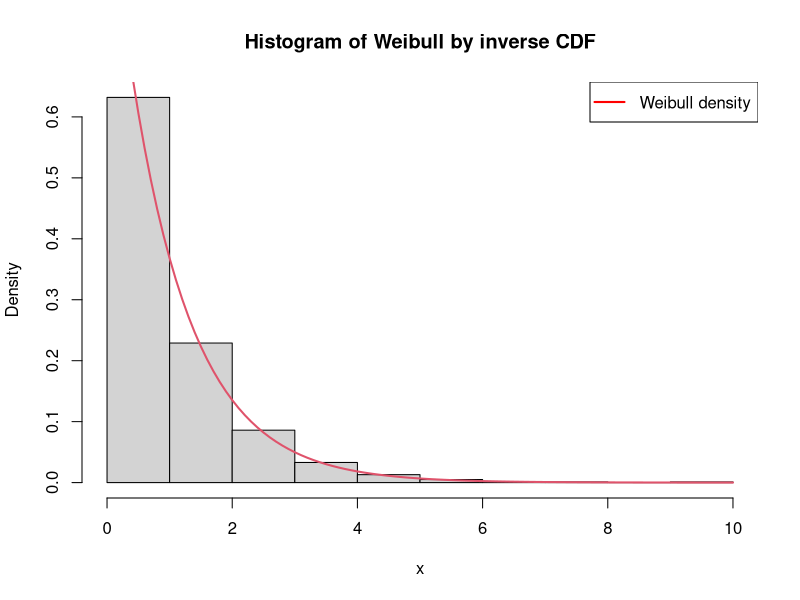
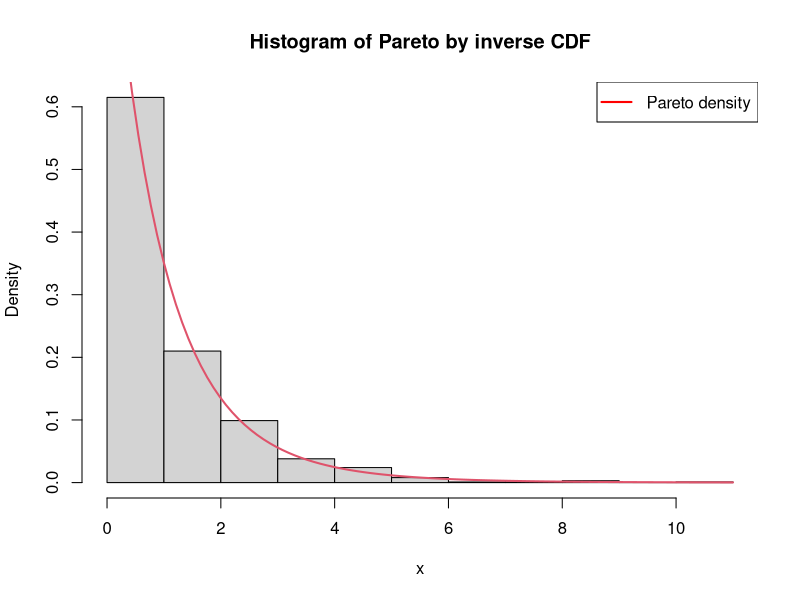
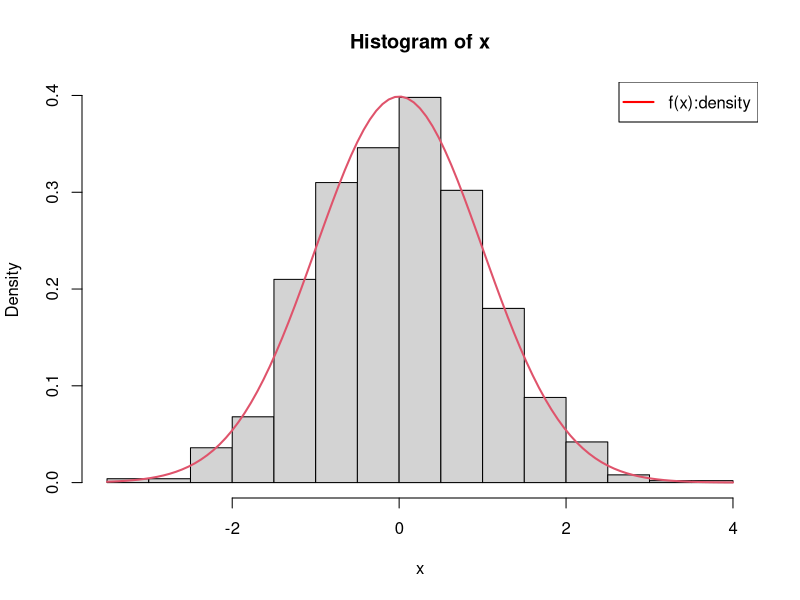
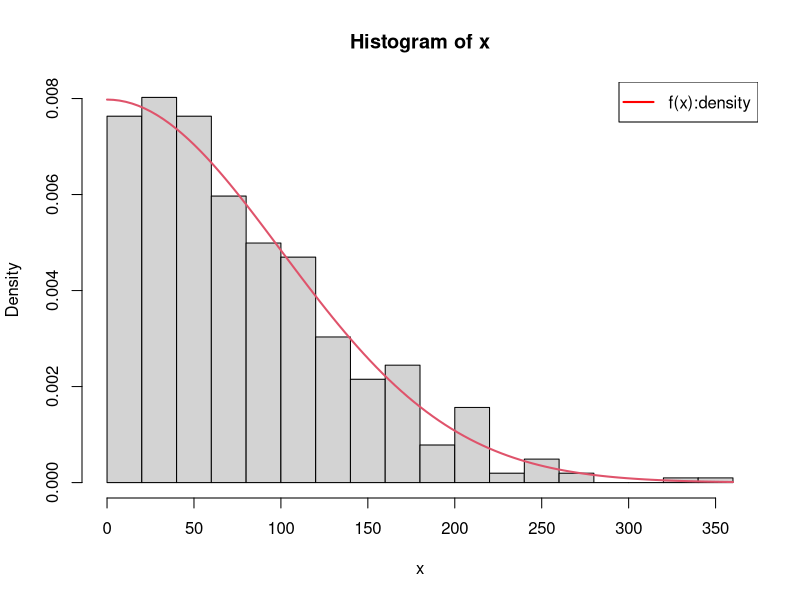
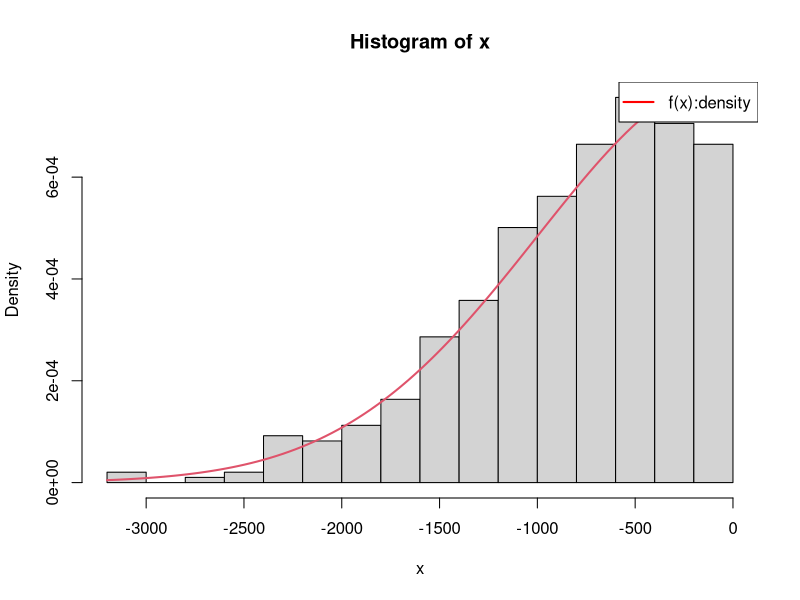
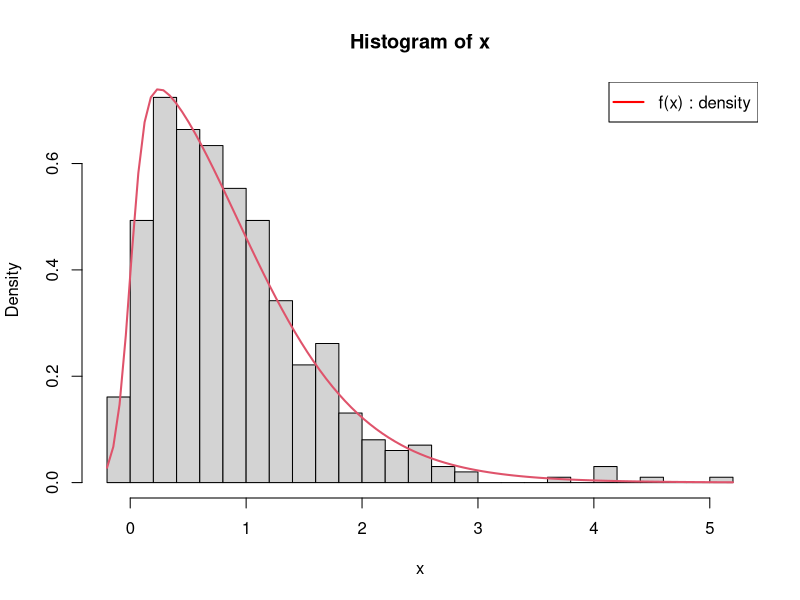
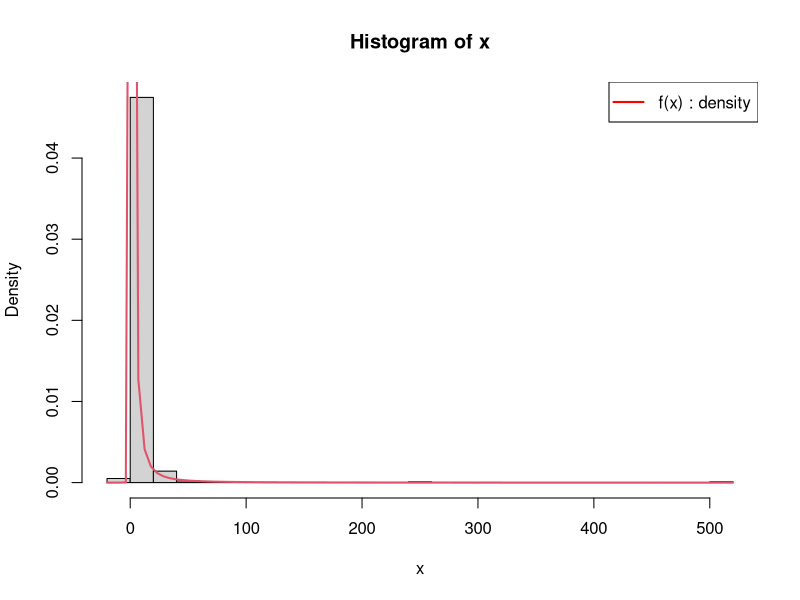
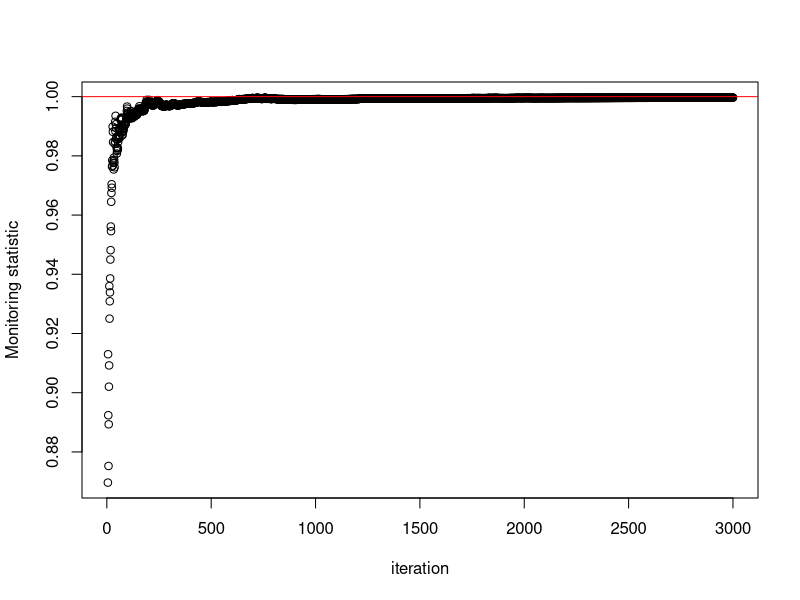

The R script that drew these images, in order:
## ---- chunk 1
knitr::opts_chunk$set(echo = TRUE)
library(knitr)
## ---- chunk 2
Weibull <- function(n,scale,shape){
  x <- c()
  set.seed(1)
  for(i in 1:n){
    x[i] <- scale*(log(1/(1-runif(1))))^(1/shape)
  }
  hist(x,freq = F,
       main="Histogram of Weibull by inverse CDF")
  curve(dweibull(x,shape,scale),col=2, lwd=2, add=T)
  legend("topright",legend = c("Weibull density"),
       col=c("red"), lty=c(1), pch=c(-1), lwd=2)
  table <- data.frame("efficiency(empirical)" = length(x)/n,
                    "efficiency(theoretical)" = 1)
  return(kable(table,row.names = F))
}
## ---- chunk 3
Weibull(1000,1,1)
## ---- chunk 4
pareto <- function(n,scale,shape){
  x <- c()
  set.seed(2)
  for(i in 1:n){
    x[i] <- scale*(1/(1-runif(1))^(1/shape)-1)
  }
  f = function(x,scale,shape){
    y <- c()
    for(i in 1:length(x)){
      y[i] <- shape/(scale*(1+x[i]/scale)^(shape+1))
    }
    return(y)
  }
  hist(x,freq = F,
       main="Histogram of Pareto by inverse CDF")
  curve(f(x,scale,shape), col=2, lwd=2, add=T)
  legend("topright",legend = c("Pareto density"),
       col=c("red"), lty=c(1), pch=c(-1), lwd=2)
  table <- data.frame("efficiency(empirical)" = length(x)/n,
                    "efficiency(theoretical)" = 1)
  return(kable(table,row.names = F))
}
## ---- chunk 5
pareto(1000,10,10)
## ---- chunk 6
rej_3 <- function(n,r){
  M = function(r){
    z = 0 
    if (r >=1){ z = 2*r^2/(1+r^2)}
    else { z = 2/(1+r^2)}
    return(z)
  }
  f = function(x,r){
    y = c()
    for (i in 1:length(x)){
      if (x[i] <0) {y[i] <- 2/(1+r^2)*dnorm(x[i],mean = 0,sd = 1/r)}
      else{y[i] <- 2*r^2/(1+r^2)*dnorm(x[i],mean = 0,sd = r)}
    }
    return(y)
  }
  g = function(x,r){
    y <- c()
    if (r >=1){y <- dnorm(x,mean = 0,sd = r)}
    else{y <- dnorm(x,mean = 0,sd = 1/r)}
    return(y)
  }
  set.seed(3)
  y <-c()
  if (r >= 1){y <- rnorm(n,mean = 0,sd = r)}
  else{y <- rnorm(n,mean = 0,sd = 1/r)}
  u <- runif(n,0,1)
  x = y[u <= f(y,r)/(M(r)*g(y,r))]
  hist(x, 20, probability=T)
  curve(f(x,r), col=2, lwd=2, add=T)
  legend("topright",legend = c("f(x):density"),
       col=c("red"), lty=c(1), pch=c(-1), lwd=2)
  table <- data.frame("efficiency(empirical)" = length(x)/n,
                      "efficiency(theoretical)" = 1/M(r))
  return(kable(table,row.names = F))
}
## ---- chunk 7
rej_3(1000,1)
## ---- chunk 8
rej_3(1000,100)
## ---- chunk 9
rej_3(1000,0.001)
## ---- chunk 10
rej_4 <- function(n,alpha,v){
  M=2
  f = function(x,alpha,v){
    y = c()
    for(i in 1:length(x)){
      y[i] <- 2*dt(x[i],df = v)*pt(alpha*x[i],df = v)
    }
    return(y)
  }
  #g = dt(x,v)
  set.seed(4)
  u = runif(n,0,1)
  y <- rt(n,df = v)
  x = y[u <= f(y,alpha,v)/(M*dt(x = y,df = v))]
  hist(x, 20, probability=T)
  curve(f(x,alpha,v), col=2, lwd=2, add=T)
  legend("topright",legend = c("f(x) : density"),
       col=c("red"), lty=c(1), pch=c(-1), lwd=2)
  table <- data.frame("efficiency(empirical)" = length(x)/n,
                      "efficiency(theoretical)" = 1/M)
  return(kable(table,row.names = F))
}
## ---- chunk 11
rej_4(1000,10,10)
## ---- chunk 12
rej_4(1000,99,1)
## ---- chunk 13
gibb <- function(init, n.iter){
  xx <- matrix(init,1,2)
  x <- xx[1,1]
  for (i in 1:(2*n.iter)){
    zy <- runif(1,0,1)
    zx <- runif(1,0,1)
    y <- (sqrt(zy)-1)/(sqrt(zy)*x-1)
    xx <- rbind(xx,c(x,y))
    x <- (sqrt(zx)-1)/(sqrt(zx)*y-1)
    xx <- rbind(xx,c(x,y))
  }
  return(xx[2*(1:n.iter)-1,])
}
set.seed(231)
n.iter <- 3000
init <- c(0.5,0.5)
test <- gibb(init=init, n.iter=n.iter)
## ---- chunk 14
gelman.Rhat <- function(mc.draw){ 
  n.iter <- dim(mc.draw)[1]
  b1 <- w <-rep(0, n.iter)
  for (i in 5:n.iter){
    b1[i]<-var(apply(mc.draw[1:i,],2,mean)) # b1 = b_n/n
    w[i]<-mean(apply(mc.draw[1:i,],2,var))  # within variance: w_n
  }
  Rhat = b1/w+((1:n.iter)-1)/(1:n.iter)
  return(Rhat)
}
plot(gelman.Rhat(test),xlab ="iteration",ylab = "Monitoring statistic")
abline(h=1,col=c("red"))
## ---- chunk 15
acf(test) 
## ---- chunk 16
library(ggplot2)
f2 <- function(x,y){
  2*(1-x)*(1-y)*(1-x*y)^(-3)
}
index <- as.integer(seq(1,2996,length=600))
result <- data.frame("X"=test[index,1],
                     "Y"=test[index,2],
                     "density"=f2(test[index,1],
                                  test[index,2]))
ggplot(result, aes(x = X, y =Y, size = density)) +
  geom_point(alpha=0.5) +
  scale_size() + 
  scale_alpha()
## ---- chunk 17
f <- function(x){
  2*(1-x[1])*(1-x[2])*(1-x[1]*x[2])^(-3)
}
grid1 <- seq(0.05,1,length=40)
xy = expand.grid(x=grid1, y=grid1)
z = apply(xy,1,f)

par(mfcol=c(1,1))
persp(grid1, grid1, matrix(z,40,40), theta= -40,
      zlab="f(x,y)", xlab="x", ylab="y",cex.lab=2)
